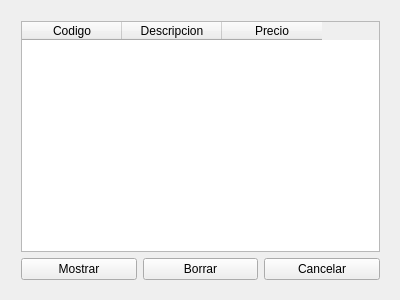
<ui version="4.0" >
 <class>ListarArticulosClass</class>
 <widget class="QWidget" name="ListarArticulosClass" >
  <property name="geometry" >
   <rect>
    <x>0</x>
    <y>0</y>
    <width>400</width>
    <height>300</height>
   </rect>
  </property>
  <property name="windowTitle" >
   <string>ListarArticulos</string>
  </property>
  <property name="windowIcon" >
   <iconset>images/LArticulo.PNG</iconset>
  </property>
  <widget class="QWidget" name="gridLayout" >
   <property name="geometry" >
    <rect>
     <x>10</x>
     <y>10</y>
     <width>381</width>
     <height>281</height>
    </rect>
   </property>
   <layout class="QGridLayout" >
    <item rowspan="2" row="0" column="0" >
     <widget class="QTableWidget" name="tableWidget" >
      <column>
       <property name="text" >
        <string>Codigo</string>
       </property>
      </column>
      <column>
       <property name="text" >
        <string>Descripcion</string>
       </property>
      </column>
      <column>
       <property name="text" >
        <string>Precio</string>
       </property>
      </column>
     </widget>
    </item>
    <item row="2" column="0" >
     <layout class="QHBoxLayout" >
      <item>
       <widget class="QPushButton" name="pushButton_3" >
        <property name="text" >
         <string>Mostrar</string>
        </property>
       </widget>
      </item>
      <item>
       <widget class="QPushButton" name="pushButton" >
        <property name="text" >
         <string>Borrar</string>
        </property>
       </widget>
      </item>
      <item>
       <widget class="QPushButton" name="pushButton_2" >
        <property name="text" >
         <string>Cancelar</string>
        </property>
       </widget>
      </item>
     </layout>
    </item>
   </layout>
  </widget>
 </widget>
 <layoutdefault spacing="6" margin="11" />
 <resources/>
 <connections>
  <connection>
   <sender>pushButton_2</sender>
   <signal>clicked()</signal>
   <receiver>ListarArticulosClass</receiver>
   <slot>close()</slot>
   <hints>
    <hint type="sourcelabel" >
     <x>330</x>
     <y>275</y>
    </hint>
    <hint type="destinationlabel" >
     <x>344</x>
     <y>295</y>
    </hint>
   </hints>
  </connection>
 </connections>
</ui>
